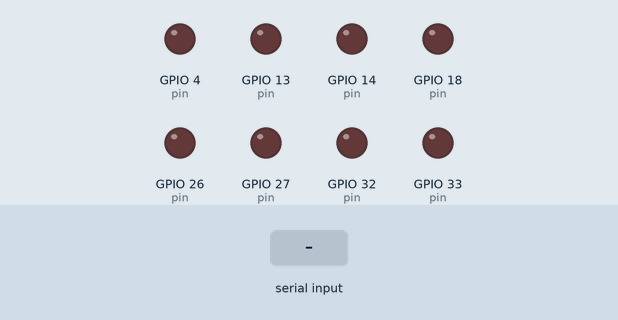
The program below on a simulated ESP32. Parts: output pins drawn as LEDs (lit = HIGH). The test bench sets the inputs (shaded band).

Above: at 2.3 s.
2.4 s: "90,45\n" received over the second serial link
At 3.0 s:
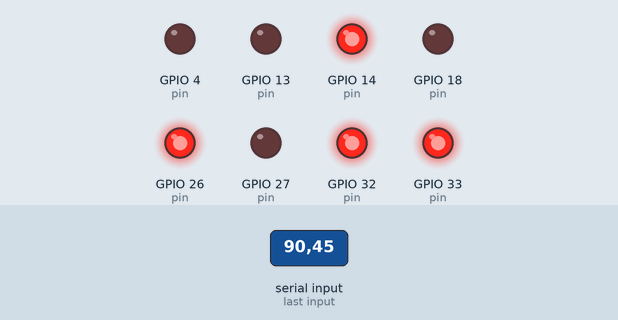
4.0 s: "30,150\n" received over the second serial link
At 5.2 s:
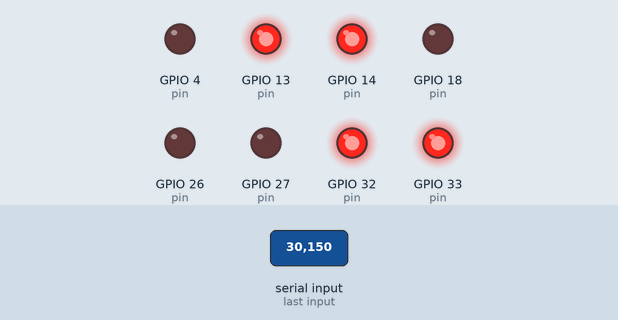
5.5 s: "5\n" received over the second serial link
At 6.5 s:
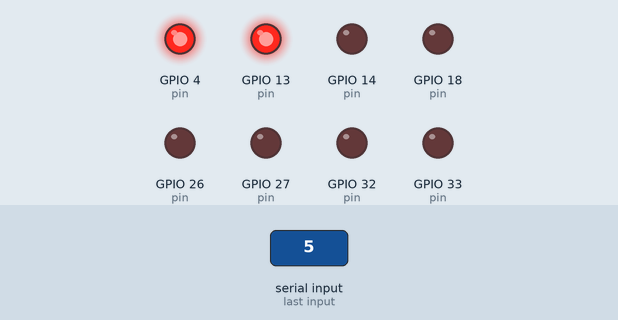
7.0 s: "200\n" received over the second serial link
At 7.7 s:
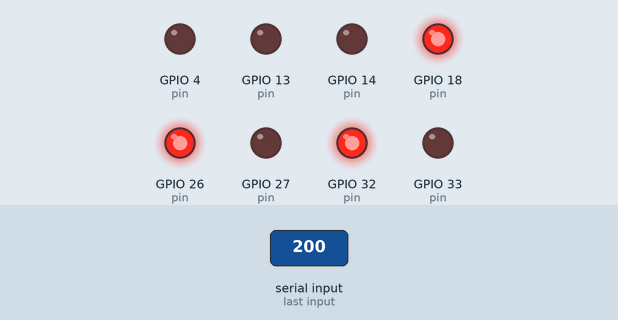
8.5 s: "90\n" received over the second serial link
At 8.8 s:
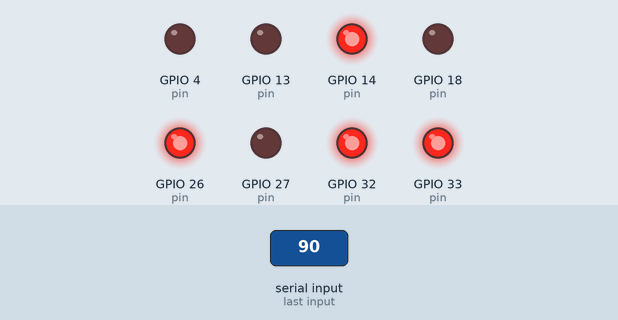
Timing chart, 0 to 11.0 s (numbered marks = the images above; inputs shaded):
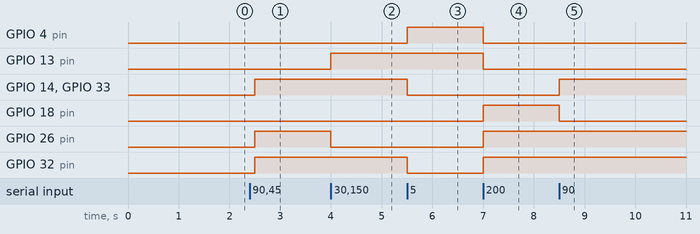

Measured:
- after the input at 2.4 s, GPIO 14 (pin), GPIO 26 (pin), GPIO 32 (pin), GPIO 33 (pin): LOW → HIGH after 0.10 s
- after the input at 4.0 s, GPIO 13 (pin): LOW → HIGH at once; GPIO 26 (pin): HIGH → LOW at once
- after the input at 5.5 s, GPIO 4 (pin): LOW → HIGH at once; GPIO 14 (pin), GPIO 32 (pin), GPIO 33 (pin): HIGH → LOW at once
- after the input at 7.0 s, GPIO 4 (pin), GPIO 13 (pin): HIGH → LOW at once; GPIO 18 (pin), GPIO 26 (pin), GPIO 32 (pin): LOW → HIGH at once
- after the input at 8.5 s, GPIO 14 (pin), GPIO 33 (pin): LOW → HIGH at once; GPIO 18 (pin): HIGH → LOW at once

The program:

main.cpp
```cpp
#include <Arduino.h>
#define Tx 17
#define Rx 16

#define b7 18
#define b6 26
#define b5 27
#define b4 33
#define b3 32
#define b2 13
#define b1 14
#define b0 4

uint8_t cuenta = 0;
uint8_t pin[8] = {b7, b6, b5, b4, b3, b2, b1, b0};
uint8_t estado[8] = {0, 0, 0, 0, 0, 0, 0, 0};

void mostrarDato();

void setup() {
  //Configuración de la UART
  Serial2.begin(115200, SERIAL_8N1, Rx, Tx);
  for(uint8_t i = 0; i<sizeof(pin)/sizeof(pin[0]); i++){
    pinMode(pin[i], OUTPUT);
  }
  Serial2.println(cuenta);
}

void loop() {
  delay(500);
  cuenta++;
  Serial2.println(cuenta);

 if(Serial2.available()>0){
  String dato = Serial2.readStringUntil('\n');
  cuenta = dato.toInt();
  mostrarDato();
 }
}

void mostrarDato(){

  uint8_t valor = cuenta;
  //Limpiamos los valores de los estados
  for(uint8_t i = 0; i<sizeof(estado)/sizeof(estado[0]); i++){
    estado[i] = 0;
  }
  uint8_t i = 1;
  uint8_t resultado = 0;
  uint8_t residuo = 0;
  while(valor>0){
    residuo = valor%2; //Obtenemos el residuo
    valor = valor/2; //obtenemos el valor de la división
    estado[8-i] = residuo;
    i++;
  }
    //Mostramos los valores en los pines correspondientes
   for(uint8_t i = 0; i<sizeof(pin)/sizeof(pin[0]); i++){
    digitalWrite(pin[i], estado[i]);
  }
}
```
